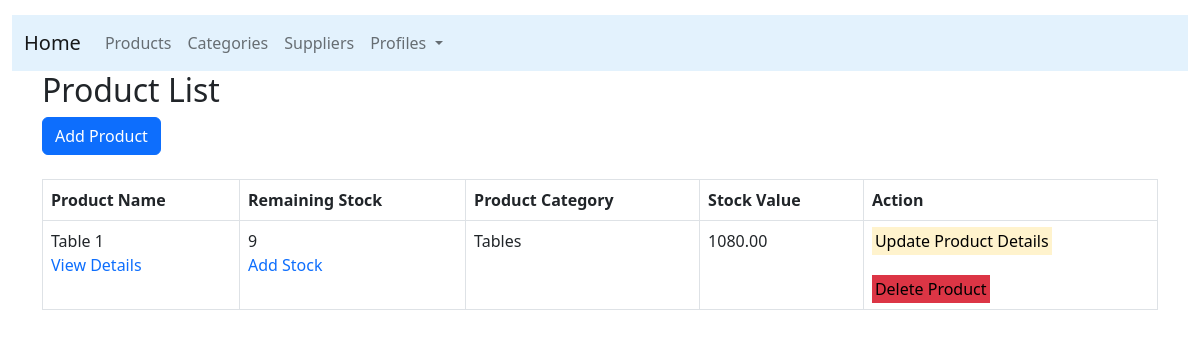
Screenshot of /list-product/ (signed in) with the database file from the repository.
### products/models.py (models this page shows, shortened)
class Product(models.Model):
    product_category = models.ForeignKey(Category,related_name='products',on_delete=models.CASCADE)
    product_code = models.CharField(max_length=20, db_index=True, unique=True)
    product_name = models.CharField(max_length=100, db_index=True)
    product_slug = models.SlugField(max_length=110, db_index=True)
    product_description = models.TextField(blank=True)
    date_created = models.DateTimeField(auto_now_add=True)
    date_updated = models.DateTimeField(auto_now=True)
    class Meta:
        ordering = ('product_name',)
        index_together = (('id', 'product_slug'),)
    def get_total_stock_quantity(self):
        total_quantity = 0
        product_stocks = self.stock.all()  # Assuming you have related_name='stock' in ProductStock
        for stock in product_stocks:
            total_quantity += stock.product_quantity
        return total_quantity
    def get_remaining_stock(self):
        total_quantity = self.get_total_stock_quantity()
        products_issued_sum = self.stock.aggregate(Sum('products_issued'))['products_issued__sum']
        remaining_stock = total_quantity - products_issued_sum
        return remaining_stock
    def calculate_total_stock_value(self):
        total_stock_value = 0
        for product_stock in self.stock.all():
            remaining_stock = product_stock.product_quantity - product_stock.products_issued
            stock_value = remaining_stock * product_stock.product_bought_at
            total_stock_value += stock_value
        return total_stock_value

class Category(models.Model):
    category_name = models.CharField(max_length=100,db_index=True)
    category_slug = models.SlugField(max_length=110,db_index=True,unique=True)
    category_description = models.TextField()
    date_created = models.DateTimeField(auto_now_add=True)
    date_updated = models.DateTimeField(auto_now=True)
    class Meta:
        ordering = ('category_name',)
        verbose_name = 'Category'
        verbose_name_plural = 'Categories'
    def __str__(self):
        return self.category_name

### inventory/models.py (models this page shows, shortened)
class ProductStock(models.Model):
    product_supplier = models.ForeignKey(ProductSupplier,related_name='supplier',on_delete=models.CASCADE)
    product = models.ForeignKey(Product,related_name='stock',on_delete=models.CASCADE)
    product_quantity = models.IntegerField()
    products_issued = models.IntegerField(default=0)
    product_bought_at = models.DecimalField(max_digits=10, decimal_places=2)
    stock_finished = models.BooleanField(default=False)
    date_created = models.DateTimeField(auto_now_add=True)
    date_updated = models.DateTimeField(auto_now=True)
    class Meta:
        ordering = ('-date_created',)
        verbose_name = 'Product Stock'
        verbose_name_plural = 'Product Stocks'

### products/views.py (the view)
# urls.py: path('list-product/',views.list_products,name='list_products'),
@login_required(login_url='/')
def list_products(request):
    products = Product.objects.all()
    return render(request, 'products/list_products.html', {'products': products})

### products/templates/products/list_products.html (shortened to what this page needs)
{% extends "products/base.html" %}
{% block content %}
<div class="container">
    <h2>Product List</h2>
    <div>
        <a href="{% url 'products:add_product'%}" class="btn btn-primary">Add Product</a>
    <div>
    <br>
    <table class="table table-bordered">
        <thead>
            <tr>
                <th>Product Name</th>
                <th>Remaining Stock</th>
                <th>Product Category</th>
                <th>Stock Value</th>
                <th> Action </th>
            </tr>
        </thead>
        <tbody>
            {% for product in products %}
                <tr>
                    <td>
                        {{ product.product_name }}<br>
                        <a href="{% url 'products:product_detail' product.id %}" class="text-decoration-none">View Details</a>
                    </td>
                    <td>
                        {{product.get_remaining_stock}}<br>
                        <a href="{% url 'inventory:add_product_stock' product.id %}" class="text-decoration-none">Add Stock</a>
                    </td>
                    <td>{{ product.product_category }}</td>
                    <td>{{product.calculate_total_stock_value}}</td>
                    <td>
                        <a href="{% url 'products:update_product' product.id %}" class="text-decoration-none"><mark>Update Product Details</mark></a> <br><br>
                        <a href="{% url 'products:delete_product' product.id %}" class="text-decoration-none"><mark class="bg-danger text-green">Delete Product</mark></a>
                    </td>
                </tr>
            {% endfor %}
        </tbody>
    </table>
</div>
{% endblock %}

### rows the page displays
Product: product_name "Table 1", get_remaining_stock "9", product_category "Tables", calculate_total_stock_value "1080.00"
